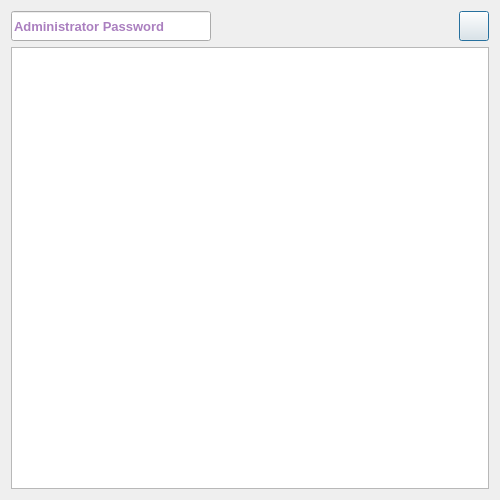
<?xml version="1.0" encoding="UTF-8"?>
<ui version="4.0">
 <class>SaloonManDialog</class>
 <widget class="QDialog" name="SaloonManDialog">
  <property name="geometry">
   <rect>
    <x>0</x>
    <y>0</y>
    <width>500</width>
    <height>500</height>
   </rect>
  </property>
  <property name="sizePolicy">
   <sizepolicy hsizetype="Fixed" vsizetype="Fixed">
    <horstretch>0</horstretch>
    <verstretch>0</verstretch>
   </sizepolicy>
  </property>
  <property name="minimumSize">
   <size>
    <width>500</width>
    <height>500</height>
   </size>
  </property>
  <property name="maximumSize">
   <size>
    <width>501</width>
    <height>501</height>
   </size>
  </property>
  <property name="font">
   <font>
    <family>Tahoma</family>
    <pointsize>10</pointsize>
   </font>
  </property>
  <property name="windowTitle">
   <string>Saloon</string>
  </property>
  <property name="windowIcon">
   <iconset resource="../../../../image.qrc">
    <normaloff>:/Image/saloon.png</normaloff>:/Image/saloon.png</iconset>
  </property>
  <layout class="QVBoxLayout" name="verticalLayout_2">
   <item>
    <layout class="QVBoxLayout" name="verticalLayout">
     <item>
      <layout class="QHBoxLayout" name="horizontalLayout">
       <item>
        <widget class="QLineEdit" name="adminLE">
         <property name="minimumSize">
          <size>
           <width>200</width>
           <height>30</height>
          </size>
         </property>
         <property name="maximumSize">
          <size>
           <width>200</width>
           <height>30</height>
          </size>
         </property>
         <property name="font">
          <font>
           <pointsize>10</pointsize>
           <weight>75</weight>
           <bold>true</bold>
          </font>
         </property>
         <property name="styleSheet">
          <string notr="true">color: rgb(85, 0, 127);</string>
         </property>
         <property name="echoMode">
          <enum>QLineEdit::Password</enum>
         </property>
         <property name="placeholderText">
          <string>Administrator Password</string>
         </property>
        </widget>
       </item>
       <item>
        <spacer name="horizontalSpacer">
         <property name="font">
          <font>
           <family>Tahoma</family>
           <pointsize>10</pointsize>
          </font>
         </property>
         <property name="orientation">
          <enum>Qt::Horizontal</enum>
         </property>
         <property name="sizeHint" stdset="0">
          <size>
           <width>40</width>
           <height>20</height>
          </size>
         </property>
        </spacer>
       </item>
       <item>
        <widget class="QPushButton" name="addSaloonBtn">
         <property name="minimumSize">
          <size>
           <width>30</width>
           <height>30</height>
          </size>
         </property>
         <property name="maximumSize">
          <size>
           <width>30</width>
           <height>30</height>
          </size>
         </property>
         <property name="font">
          <font>
           <family>Tahoma</family>
           <pointsize>10</pointsize>
          </font>
         </property>
         <property name="text">
          <string/>
         </property>
         <property name="icon">
          <iconset resource="../../../../image.qrc">
           <normaloff>:/Image/add.png</normaloff>:/Image/add.png</iconset>
         </property>
         <property name="iconSize">
          <size>
           <width>20</width>
           <height>20</height>
          </size>
         </property>
        </widget>
       </item>
      </layout>
     </item>
     <item>
      <widget class="QTableView" name="saloonTV">
       <property name="font">
        <font>
         <family>Tahoma</family>
         <pointsize>11</pointsize>
         <weight>50</weight>
         <bold>false</bold>
        </font>
       </property>
       <property name="alternatingRowColors">
        <bool>true</bool>
       </property>
       <property name="selectionMode">
        <enum>QAbstractItemView::SingleSelection</enum>
       </property>
       <property name="selectionBehavior">
        <enum>QAbstractItemView::SelectRows</enum>
       </property>
      </widget>
     </item>
    </layout>
   </item>
  </layout>
  <action name="actionEdit_Saloon">
   <property name="icon">
    <iconset resource="../../../../image.qrc">
     <normaloff>:/Image/edit.png</normaloff>:/Image/edit.png</iconset>
   </property>
   <property name="text">
    <string>Edit Saloon</string>
   </property>
  </action>
  <action name="actionRemove_Saloon">
   <property name="icon">
    <iconset resource="../../../../image.qrc">
     <normaloff>:/Image/remove.png</normaloff>:/Image/remove.png</iconset>
   </property>
   <property name="text">
    <string>Remove Saloon</string>
   </property>
   <property name="toolTip">
    <string>Remove Saloon</string>
   </property>
  </action>
 </widget>
 <resources>
  <include location="../../../../image.qrc"/>
 </resources>
 <connections/>
</ui>
